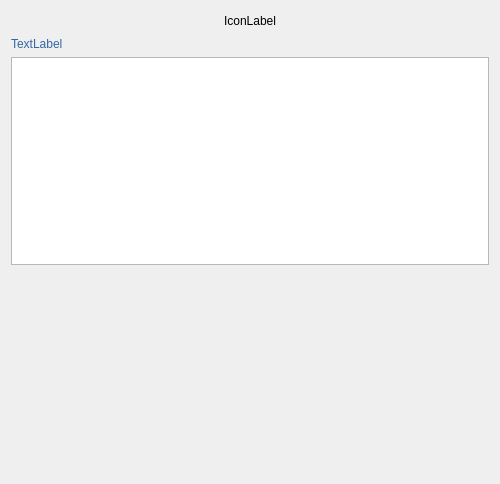
<?xml version="1.0" encoding="UTF-8"?>
<ui version="4.0">
 <class>UploadCreationPageWizard</class>
 <widget class="QWizardPage" name="UploadCreationPageWizard">
  <property name="geometry">
   <rect>
    <x>0</x>
    <y>0</y>
    <width>500</width>
    <height>484</height>
   </rect>
  </property>
  <property name="windowTitle">
   <string>WizardPage</string>
  </property>
  <layout class="QGridLayout" name="gridLayout">
   <item row="4" column="1">
    <spacer name="verticalSpacer">
     <property name="orientation">
      <enum>Qt::Vertical</enum>
     </property>
     <property name="sizeHint" stdset="0">
      <size>
       <width>20</width>
       <height>40</height>
      </size>
     </property>
    </spacer>
   </item>
   <item row="1" column="1">
    <widget class="QLabel" name="lbl_step_icon">
     <property name="text">
      <string>IconLabel</string>
     </property>
    </widget>
   </item>
   <item row="1" column="0">
    <spacer name="horizontalSpacer">
     <property name="orientation">
      <enum>Qt::Horizontal</enum>
     </property>
     <property name="sizeHint" stdset="0">
      <size>
       <width>40</width>
       <height>20</height>
      </size>
     </property>
    </spacer>
   </item>
   <item row="1" column="2">
    <spacer name="horizontalSpacer_2">
     <property name="orientation">
      <enum>Qt::Horizontal</enum>
     </property>
     <property name="sizeHint" stdset="0">
      <size>
       <width>40</width>
       <height>20</height>
      </size>
     </property>
    </spacer>
   </item>
   <item row="3" column="0" colspan="3">
    <widget class="QTableView" name="tableview_execution_list"/>
   </item>
   <item row="2" column="0" colspan="3">
    <widget class="QLabel" name="lbl_step_text">
     <property name="styleSheet">
      <string notr="true">font: 75 13pt &quot;Ubuntu Condensed&quot;;
color: rgb(52, 101, 164);</string>
     </property>
     <property name="text">
      <string>TextLabel</string>
     </property>
    </widget>
   </item>
  </layout>
 </widget>
 <resources/>
 <connections/>
</ui>
